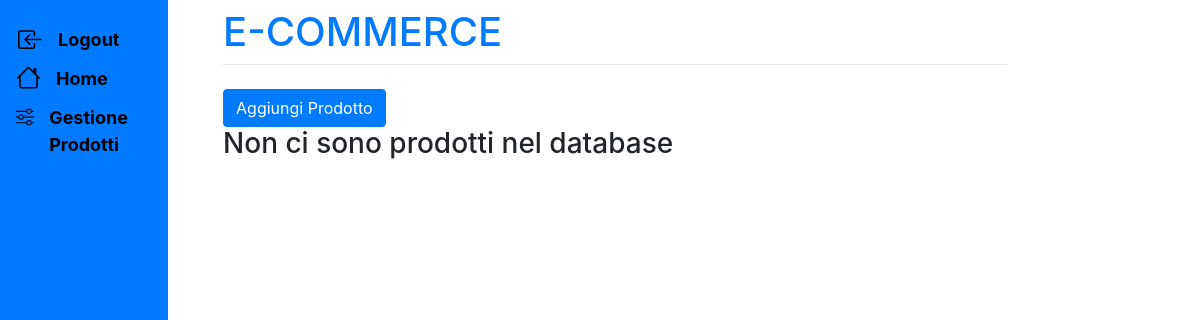
The page /gestioneProdotti (signed in) on the database as committed earlier.
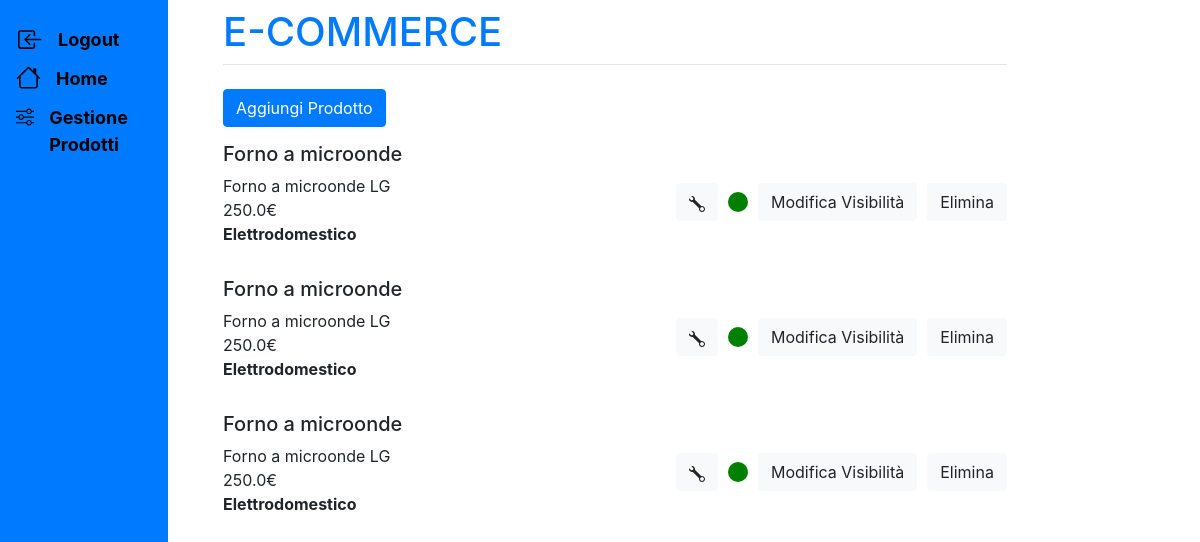
The same page on the database as committed later.
### store/models.py (models this page shows, shortened)
class Prodotto(models.Model):
    nome = models.CharField(max_length=100)
    descrizione = models.CharField(max_length=300)
    prezzo = models.FloatField()
    categoria = models.CharField(max_length=30, default="None")
    visibile = models.BooleanField(default=True)

### store/views.py (the view, shortened to what this page needs)
# urls.py: path("gestioneProdotti", views.gestioneProdotti, name="gestioneProdotti"),
def gestioneProdotti(request):
    if not request.user.is_superuser:
        return HttpResponseRedirect("/login")
    prodotti = Prodotto.objects.all()
    return render(request, "gestioneProdotti.html", {"prodotti": prodotti})

### store/templates/gestioneProdotti.html (shortened to what this page needs)
{% extends 'base.html' %}
{% block content %}
    <a class="btn btn-primary" href="/aggiungiProdotto" role="button">Aggiungi Prodotto</a>
    {% if prodotti  %}
        {% for prodotto in prodotti %}
            <form method="post" action="#" class=" form-orizzontale">
                <div class="infoProdotto form-group">
                    <h5 >{{ prodotto.nome}}</h5>
                    <span >{{ prodotto.descrizione}}</span>
                    <span >{{ prodotto.prezzo}}€</span>
                    <span class="grassetto" >{{ prodotto.categoria }}</span>
                </div>
                <div class="tastiFunzione">
                    <button class="btn btn-light modVis" type="submit" name="modificaProdottoForm">
                        <span>
                        </span>
                    </button>
                    {% if prodotto.visibile %}
                        <span class="prodottoVisibile"></span>
                    {% else %}
                        <span class="prodottoNonVisibile"></span>
                    {% endif %}
                    <button class="btn btn-light modVis" type="submit" name="modificaVisibilita">
                        <span> Modifica Visibilità</span>
                    </button>
                    <button class="btn btn-light modVis" type="submit" name="eliminaProdotto">
                        <span>Elimina</span>
                    </button>
                </div>
            </form>
        {% endfor %}
    {% else %}
        <h3>Non ci sono prodotti nel database</h3>
    {% endif %}
{% endblock %}

Rows that differ between the two databases and show on the page:
added Prodotto: nome "Forno a microonde", descrizione "Forno a microonde LG", prezzo "250.0", categoria "Elettrodomestico", visibile True (drawn)
added Prodotto: nome "Forno a microonde", descrizione "Forno a microonde LG", prezzo "250.0", categoria "Elettrodomestico", visibile True (drawn)
added Prodotto: nome "Forno a microonde", descrizione "Forno a microonde LG", prezzo "250.0", categoria "Elettrodomestico", visibile True (drawn)
Other text that changed with them:
text no longer shown: "Non ci sono prodotti nel database"
